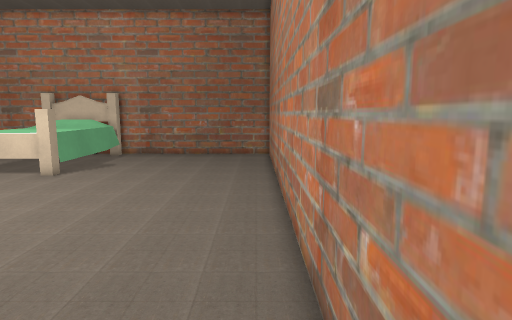
View 1 (above)

16 first-person views from a walk through a level from a Godot 3-D game. The camera is 1.5 m above the floor, tilts 8° down and sees 75° across. The floor is counted in squares, 0.5 m on a side. Each view is taken from the middle of a square. On the plan, view 1 faces up. The plan holds only what a view shows up to about 20 squares ahead; the rest is blank.

View 2
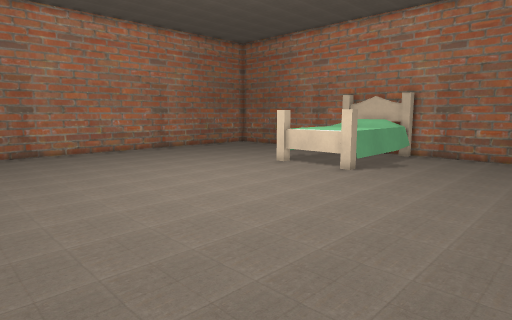

View 3
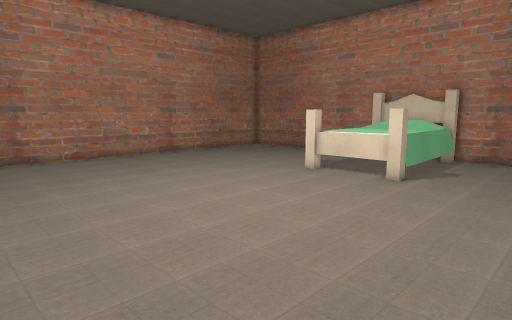

View 4
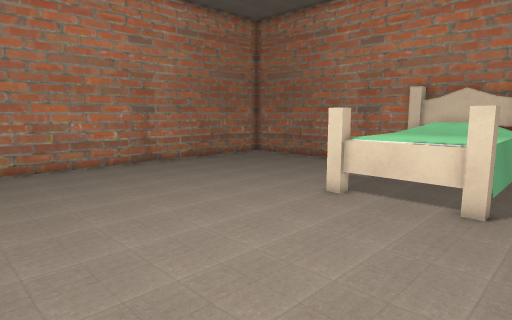

View 5
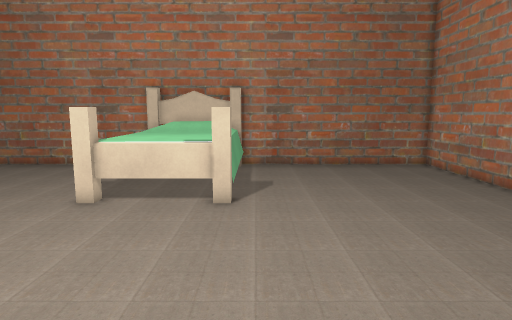

View 6
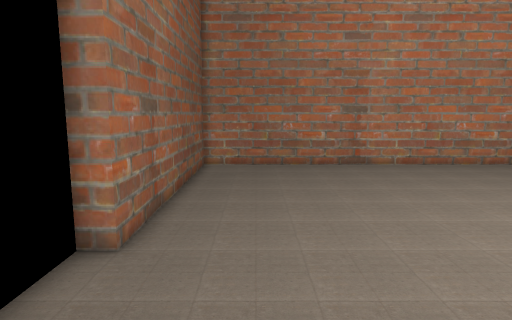

View 7
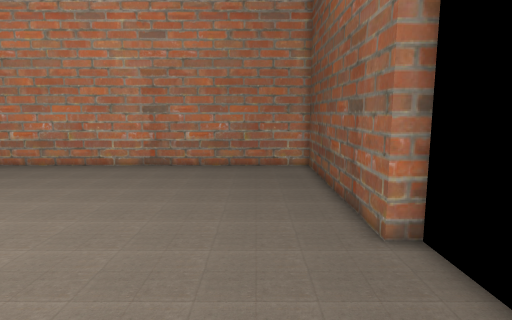

View 8
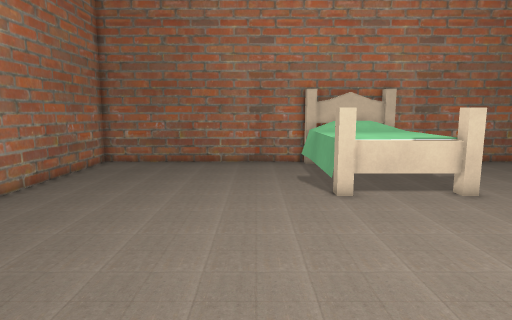

View 9
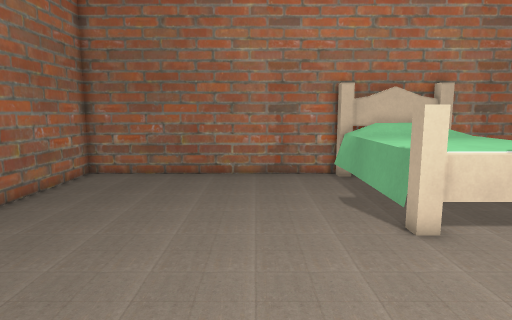

View 10
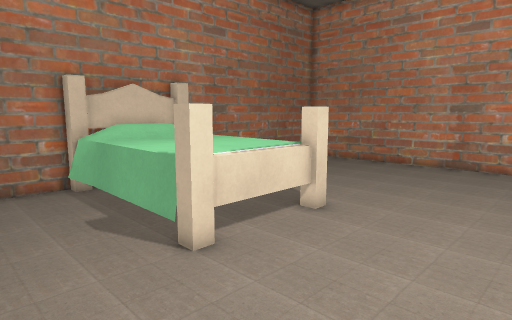

View 11
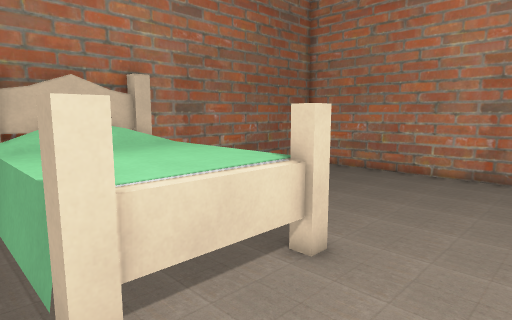

View 12
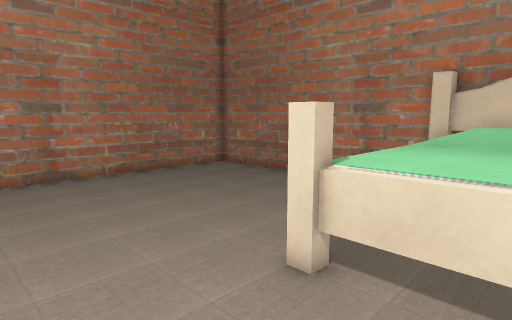

View 13
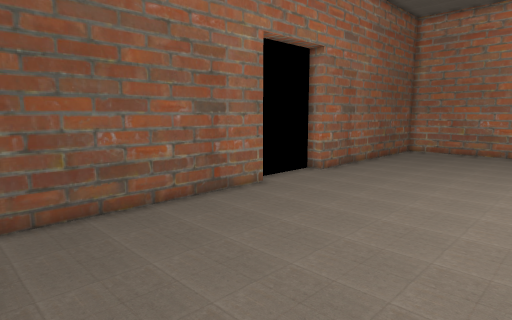

View 14
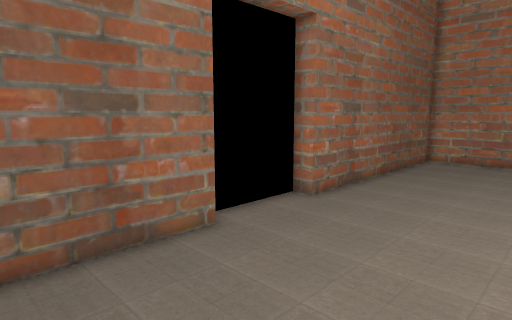

View 15
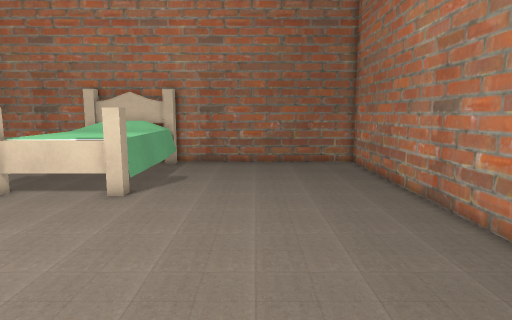

View 16
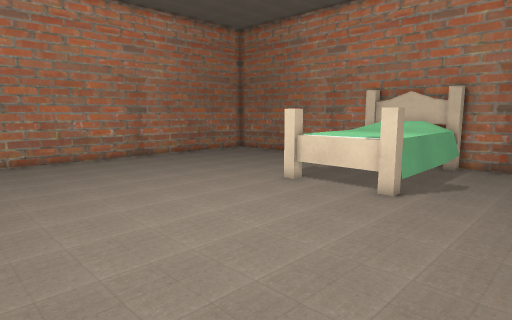

### Floor plan
Points are (right, up) in squares from view 1. A wall is a line through its corners. A room is listed if a view was taken in it or the views show most of it. See-through windows are left out.
Room 1 (views 1, 2, 3, 4, 5, 6, 7, 8, 9, 10, 11, 12, 13, 14, 15, 16)
walls: (-14.1, 24.4) (-27.3, 24.4) (-27.3, -4) (-15, -4) (-15, -5); (-10.5, -5) (-10.5, -4) (1, -4) (1, 24.4) (-11.2, 24.4)
ways out: closed door at (-13, -5)
objects: bed (-15, 16) to (-10, 24)

Where each view was taken, in squares from view 1:
view 1: 0 up, 0 right, facing up
view 2: 0 up, 1 left, facing up-left
view 3: 1 up, 4 left, facing up-left
view 4: 5 up, 8 left, facing up-left
view 5: 5 up, 9 left, facing up
view 6: 1 down, 8 left, facing left
view 7: 1 down, 18 left, facing right
view 8: 4 up, 18 left, facing up
view 9: 8 up, 19 left, facing up
view 10: 10 up, 19 left, facing up-right
view 11: 12 up, 16 left, facing up-right
view 12: 11 up, 11 left, facing up-left
view 13: 6 up, 0 right, facing down-left
view 14: 3 up, 5 left, facing down-left
view 15: 4 up, 5 left, facing up
view 16: 4 up, 5 left, facing up-left
